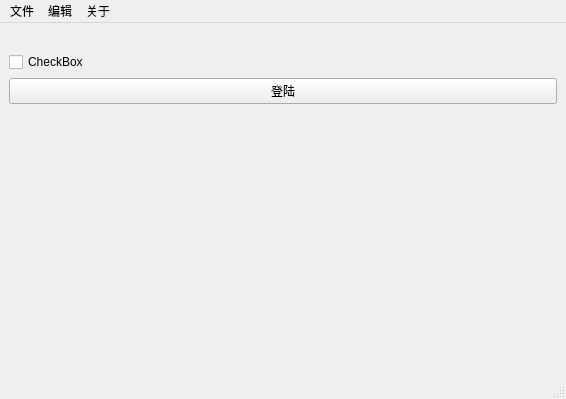
<?xml version="1.0" encoding="UTF-8"?>
<ui version="4.0">
 <class>MainWindow</class>
 <widget class="QMainWindow" name="MainWindow">
  <property name="geometry">
   <rect>
    <x>0</x>
    <y>0</y>
    <width>566</width>
    <height>399</height>
   </rect>
  </property>
  <property name="windowTitle">
   <string>MainWindow</string>
  </property>
  <property name="hello" stdset="0">
   <string>0.00.</string>
  </property>
  <widget class="QWidget" name="centralwidget">
   <layout class="QVBoxLayout" name="verticalLayout">
    <item>
     <widget class="QLabel" name="label">
      <property name="text">
       <string>&lt;html&gt;&lt;head/&gt;&lt;body&gt;&lt;p&gt;&lt;img width:200px;height:200px; src=&quot;:/测试一下/bitbug_favicon.ico&quot;/&gt;&lt;/p&gt;&lt;/body&gt;&lt;/html&gt;</string>
      </property>
      <property name="buddy">
       <cstring>checkBox</cstring>
      </property>
     </widget>
    </item>
    <item>
     <widget class="QCheckBox" name="checkBox">
      <property name="text">
       <string>CheckBox</string>
      </property>
     </widget>
    </item>
    <item>
     <widget class="QPushButton" name="pushButton">
      <property name="text">
       <string>登陆</string>
      </property>
     </widget>
    </item>
    <item>
     <spacer name="verticalSpacer">
      <property name="orientation">
       <enum>Qt::Vertical</enum>
      </property>
      <property name="sizeHint" stdset="0">
       <size>
        <width>20</width>
        <height>40</height>
       </size>
      </property>
     </spacer>
    </item>
   </layout>
  </widget>
  <widget class="QStatusBar" name="statusbar"/>
  <widget class="QMenuBar" name="menuBar">
   <property name="geometry">
    <rect>
     <x>0</x>
     <y>0</y>
     <width>566</width>
     <height>23</height>
    </rect>
   </property>
   <widget class="QMenu" name="menu">
    <property name="title">
     <string>文件</string>
    </property>
   </widget>
   <widget class="QMenu" name="menu_2">
    <property name="title">
     <string>编辑</string>
    </property>
   </widget>
   <widget class="QMenu" name="menu_3">
    <property name="title">
     <string>关于</string>
    </property>
   </widget>
   <addaction name="menu"/>
   <addaction name="menu_2"/>
   <addaction name="menu_3"/>
  </widget>
 </widget>
 <tabstops>
  <tabstop>checkBox</tabstop>
  <tabstop>pushButton</tabstop>
 </tabstops>
 <resources>
  <include location="qrctest.qrc"/>
 </resources>
 <connections>
  <connection>
   <sender>pushButton</sender>
   <signal>clicked()</signal>
   <receiver>checkBox</receiver>
   <slot>animateClick()</slot>
   <hints>
    <hint type="sourcelabel">
     <x>62</x>
     <y>132</y>
    </hint>
    <hint type="destinationlabel">
     <x>38</x>
     <y>108</y>
    </hint>
   </hints>
  </connection>
 </connections>
</ui>
